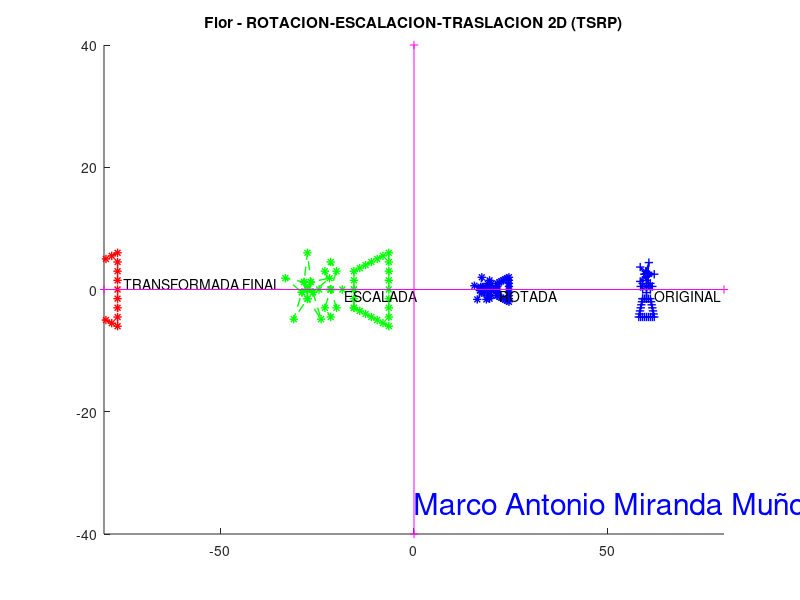

Here is the MATLAB script that generated this plot:
# Rotación-Escalación-Traslación 2D - TSRP
# Autor: Marco Antonio Miranda Muñoz
clc; clear all; close all;
format short;
output_precision(2);

# --- Definir dibujo (P1 + P2) - Flor en maceta con 58 vértices ---
P1 = [
  9.0000  8.8333  8.6667  8.5000  8.3333  8.1667  8.0000  8.5000  9.0000  9.5000 10.0000 10.5000 11.0000 11.5000 12.0000 11.8333 11.6667 11.5000 11.3333 11.1667 11.0000 10.5000 10.0000  9.5000  9.0000 10.0000 10.0000 10.0000  9.0000  8.5000  9.0000 10.0000 11.0000 11.5000 11.0000 10.0000 10.0000 10.0000;
  8.0000  7.5000  7.0000  6.5000  6.0000  5.5000  5.0000  5.0000  5.0000  5.0000  5.0000  5.0000  5.0000  5.0000  5.0000  5.5000  6.0000  6.5000  7.0000  7.5000  8.0000  8.0000  8.0000  8.0000  8.0000  8.0000  9.0000 10.0000 10.5000 10.0000  9.5000 10.0000 10.5000 10.0000  9.5000 10.0000 11.0000 12.0000;
   1       1       1       1       1       1       1       1       1       1       1       1       1       1       1       1       1       1       1       1       1       1       1       1       1       1       1       1       1       1       1       1       1       1       1       1       1       1
];

P2 = [
 10.4045 12.0000 10.4045 10.0000 10.4045 10.6180  9.8455 10.0000  9.8455  8.3820  9.5000 10.0000  9.5000  8.3820  9.8455 10.0000  9.8455 10.6180 10.4045 10.0000;
 11.7061 12.0000 12.2939 12.0000 12.2939 13.9021 12.4755 12.0000 12.4755 13.1756 12.0000 12.0000 12.0000 10.8244 11.5245 12.0000 11.5245 10.0979 11.7061 12.0000;
   1       1       1       1       1       1       1       1       1       1       1       1       1       1       1       1       1       1       1       1
];

P = [P1 P2];
# Autor: Marco Antonio Miranda Muñoz
# Ajustar posiciones para centrar en el origen y asegurar que quepan dentro de la cuadrícula después de transformaciones
P(1,:) = P(1,:) - 10;
P(2,:) = P(2,:) - 9.5;

nVertices = size(P,2);
fprintf('Numero de vertices en P: %d\n', nVertices);

# Define la matriz de rotación 2D
alfa = 90;
R = [ cosd(alfa)  -sind(alfa)   0;
      sind(alfa)   cosd( alfa)   0;
         0          0           1 ];

# Define la matriz de escalación
Sx = 3;
Sy = 3;
S = [ Sx  0    0;
      0  Sy    0;
      0   0    1 ];
# Autor: Marco Antonio Miranda Muñoz
# Define la matriz de traslación 2D (ajustada para más separación)
Tx = -30;
Ty = 0;
T = [ 1  0   Tx;
      0  1   Ty;
      0  0    1 ];

# Transformación geométrica
Pr = R * P;
Ps = S * Pr;
Pp = T * Ps;

# Offsets para separar las figuras en la gráfica
offset_original = 60;
offset_rotated = 20;
offset_scaled = -20;
offset_final = -60;
# Autor: Marco Antonio Miranda Muñoz
# --- Graficar ---
figure; hold on;
plot(P(1,:) + offset_original, P(2,:), "-+b", "LineWidth", 1);       # Original en azul
plot(Pr(1,:) + offset_rotated, Pr(2,:), "--*b", "LineWidth", 1);     # Rotada en azul dashed
plot(Ps(1,:) + offset_scaled, Ps(2,:), "--*g", "LineWidth", 1);      # Escalada en verde dashed
plot(Pp(1,:) + offset_final, Pp(2,:), "--*r", "LineWidth", 1);       # Final en rojo dashed

dx = 80; dy = 40;  # Aumentar dx para acomodar la separación
axis([-dx dx -dy dy]);
title("Flor - ROTACION-ESCALACION-TRASLACION 2D (TSRP)");
text(offset_original + 2, -1, "ORIGINAL");
text(offset_rotated + 2, -1, "ROTADA");
text(offset_scaled + 2, -1, "ESCALADA");
text(offset_final - 15, 1, "TRANSFORMADA FINAL");
text(0, -35, "Marco Antonio Miranda Muñoz", "fontsize", 22, "color", "b");

# Ejes
plot([-dx dx],[0 0], "-+m");
plot([0 0],[-dy dy], "-+m");
# Autor: Marco Antonio Miranda Muñoz
# Mostrar en consola adaptado a la flor (mostrando solo primeros 7 vértices para brevedad)
Sx
Sy
S
Tx
Ty
T
alfa
R
P = P(:,1:7)
Pp = Pp(:,1:7)
